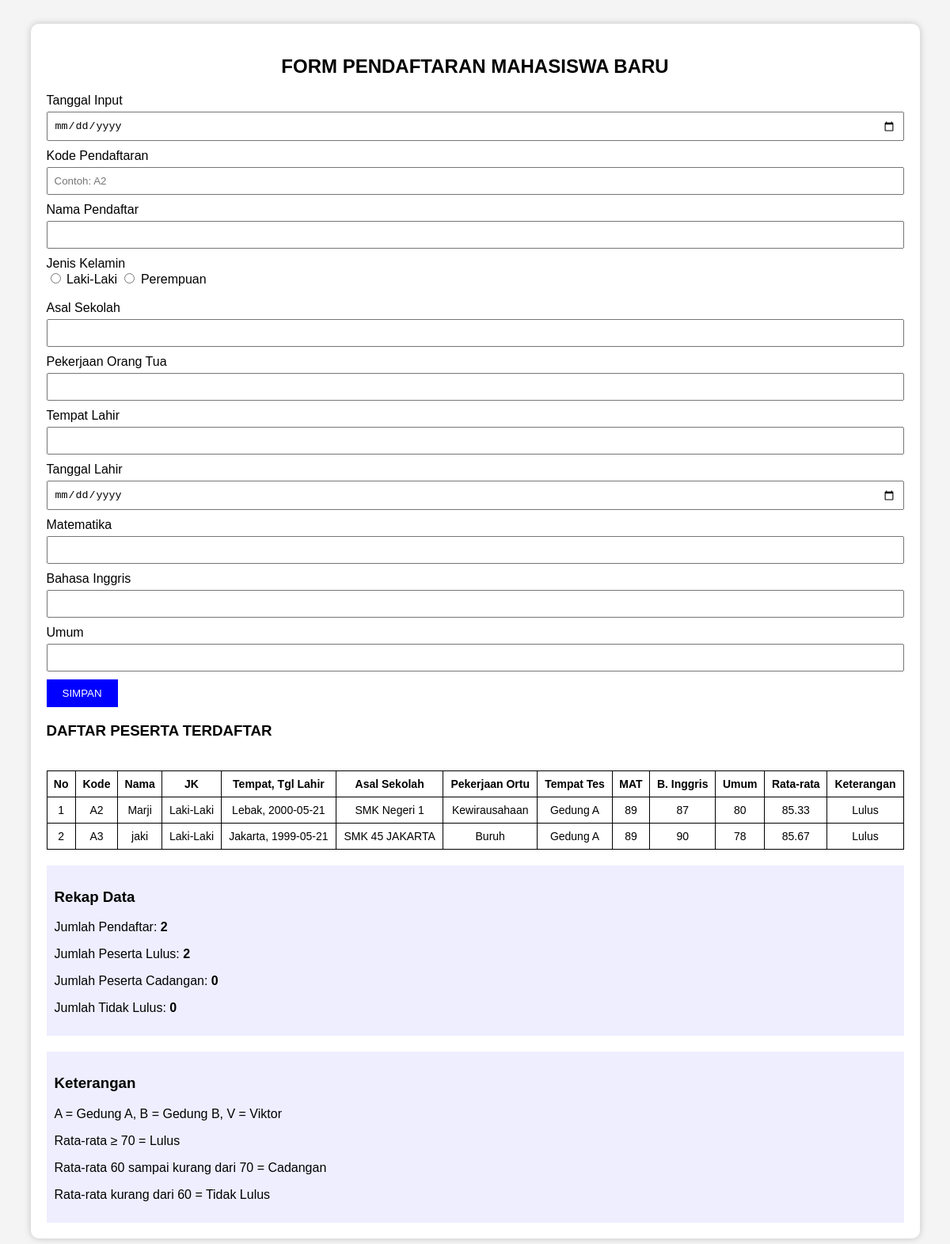
The page / on the database its author committed.
### tables this page shows
CREATE TABLE `pendaftar` (
  `id` int(11) NOT NULL,
  `tgl_input` date DEFAULT NULL,
  `kode` varchar(20) DEFAULT NULL,
  `nama` varchar(100) DEFAULT NULL,
  `jk` varchar(20) DEFAULT NULL,
  `asal_sekolah` varchar(100) DEFAULT NULL,
  `pekerjaan_ortu` varchar(100) DEFAULT NULL,
  `tempat_lahir` varchar(100) DEFAULT NULL,
  `tgl_lahir` date DEFAULT NULL,
  `mat` int(11) DEFAULT NULL,
  `bing` int(11) DEFAULT NULL,
  `umum` int(11) DEFAULT NULL,
  `rata` decimal(5,2) DEFAULT NULL,
  `tempat_tes` varchar(50) DEFAULT NULL,
  `keterangan` varchar(20) DEFAULT NULL
);

### index.php (the view, shortened to what this page needs)
<?php
require 'koneksi.php';
$stmt = $pdo->query(
    "SELECT * FROM pendaftar ORDER BY id ASC"
);
$data = $stmt->fetchAll(PDO::FETCH_ASSOC);
$total = count($data);
$lulus = 0;
$cadangan = 0;
$tidak_lulus = 0;
foreach ($data as $d) {
    if ($d['keterangan'] == "Lulus") {
        $lulus++;
    } elseif ($d['keterangan'] == "Cadangan") {
        $cadangan++;
    } else {
        $tidak_lulus++;
    }
}
function h($nilai) {
    return htmlspecialchars((string)$nilai, ENT_QUOTES, 'UTF-8');
}
?>
<!DOCTYPE html>
<html lang="id">
<head>
</head>
<body>
<div class="container">
<h2>FORM PENDAFTARAN MAHASISWA BARU</h2>
<form method="POST">
<label>Tanggal Input</label>
<input type="date" name="tgl_input" required>
<label>Kode Pendaftaran</label>
<input type="text" name="kode" placeholder="Contoh: A2" required>
<label>Nama Pendaftar</label>
<input type="text" name="nama" required>
<label>Jenis Kelamin</label><br>
<label><input type="radio" name="jk" value="Laki-Laki" required> Laki-Laki</label>
<label><input type="radio" name="jk" value="Perempuan"> Perempuan</label>
<br><br>
<label>Asal Sekolah</label>
<input type="text" name="asal_sekolah" required>
<label>Pekerjaan Orang Tua</label>
<input type="text" name="pekerjaan_ortu" required>
<label>Tempat Lahir</label>
<input type="text" name="tempat_lahir" required>
<label>Tanggal Lahir</label>
<input type="date" name="tgl_lahir" required>
<label>Matematika</label>
<input type="number" name="mat" min="0" max="100" required>
<label>Bahasa Inggris</label>
<input type="number" name="bing" min="0" max="100" required>
<label>Umum</label>
<input type="number" name="umum" min="0" max="100" required>
<button type="submit" name="simpan" class="btn">SIMPAN</button>
</form>
<h3>DAFTAR PESERTA TERDAFTAR</h3>
<div style="overflow-x:auto">
<table>
<tr>
<th>No</th>
<th>Kode</th>
<th>Nama</th>
<th>JK</th>
<th>Tempat, Tgl Lahir</th>
<th>Asal Sekolah</th>
<th>Pekerjaan Ortu</th>
<th>Tempat Tes</th>
<th>MAT</th>
<th>B. Inggris</th>
<th>Umum</th>
<th>Rata-rata</th>
<th>Keterangan</th>
</tr>
<?php foreach ($data as $i => $row): ?>
<tr>
<td><?= $i + 1 ?></td>
<td><?= h($row['kode']) ?></td>
<td><?= h($row['nama']) ?></td>
<td><?= h($row['jk']) ?></td>
<td><?= h($row['tempat_lahir']) ?>, <?= h($row['tgl_lahir']) ?></td>
<td><?= h($row['asal_sekolah']) ?></td>
<td><?= h($row['pekerjaan_ortu']) ?></td>
<td><?= h($row['tempat_tes']) ?></td>
<td><?= h($row['mat']) ?></td>
<td><?= h($row['bing']) ?></td>
<td><?= h($row['umum']) ?></td>
<td><?= number_format($row['rata'], 2) ?></td>
<td><?= h($row['keterangan']) ?></td>
</tr>
<?php endforeach; ?>
</table>
</div>
<div class="info">
<h3>Rekap Data</h3>
<p>Jumlah Pendaftar: <b><?= $total ?></b></p>
<p>Jumlah Peserta Lulus: <b><?= $lulus ?></b></p>
<p>Jumlah Peserta Cadangan: <b><?= $cadangan ?></b></p>
<p>Jumlah Tidak Lulus: <b><?= $tidak_lulus ?></b></p>
</div>
<div class="info">
<h3>Keterangan</h3>
<p>A = Gedung A, B = Gedung B, V = Viktor</p>
<p>Rata-rata ≥ 70 = Lulus</p>
<p>Rata-rata 60 sampai kurang dari 70 = Cadangan</p>
<p>Rata-rata kurang dari 60 = Tidak Lulus</p>
</div>
</div>
</body>
</html>

### index.php (style rules this page uses)
body { font-family: Arial, Helvetica, sans-serif; margin: 30px; background: #f4f4f4; }
.container { width: 95%; max-width: 1100px; margin: auto; background: white; padding: 20px; border-radius: 10px; box-shadow: 0 0 10px rgba(0,0,0,0.2); }
h2 { text-align: center; }
table { width: 100%; border-collapse: collapse; margin-top: 20px; }
table, th, td { border: 1px solid black; }
th, td { padding: 8px; text-align: center; font-size: 14px; }
input[type=text], input[type=number], input[type=date] { width: 100%; padding: 8px; margin-top: 5px; margin-bottom: 10px; box-sizing: border-box; }
.btn { background: blue; color: white; border: none; padding: 10px 20px; cursor: pointer; }
.info { margin-top: 20px; padding: 10px; background: #eef; }

### rows shown on the page
pendaftar: kode "A2", nama "Marji", jk "Laki-Laki", tempat_lahir "Lebak", tgl_lahir "2000-05-21", asal_sekolah "SMK Negeri 1", pekerjaan_ortu "Kewirausahaan", tempat_tes "Gedung A", mat "89", bing "87", umum "80", rata "85.33", keterangan "Lulus"
pendaftar: kode "A3", nama "jaki", jk "Laki-Laki", tempat_lahir "Jakarta", tgl_lahir "1999-05-21", asal_sekolah "SMK 45 JAKARTA", pekerjaan_ortu "Buruh", tempat_tes "Gedung A", mat "89", bing "90", umum "78", rata "85.67", keterangan "Lulus"

### other values the page prints
$total "2"
$lulus "2"
$cadangan "0"
$tidak_lulus "0"
